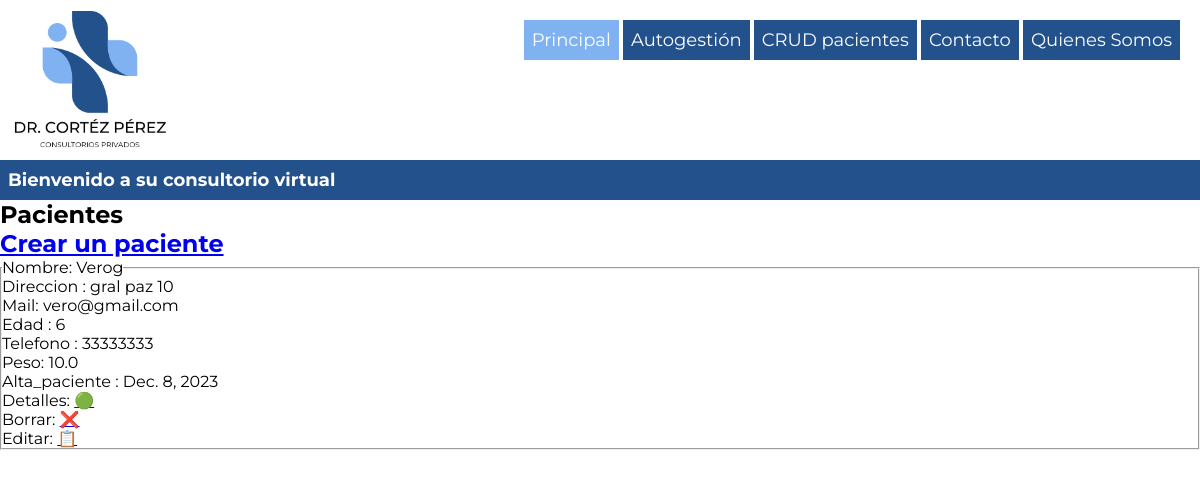
Page /paciente/ on the earlier database version.
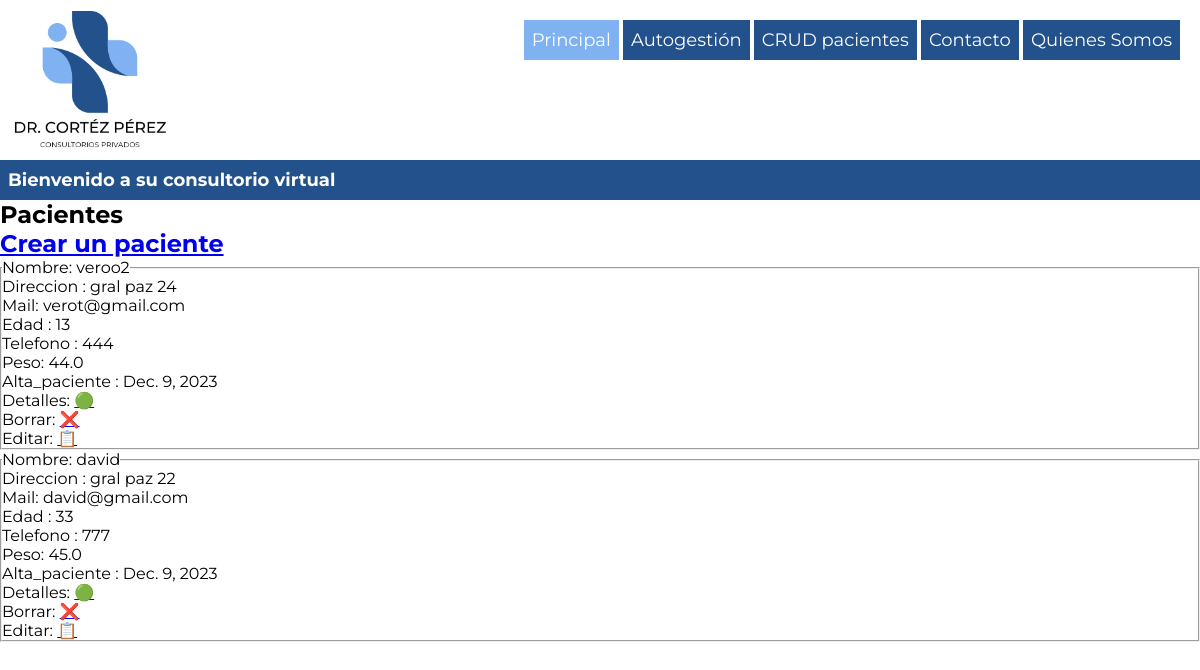
Same page on the later database version.
### app_consultorio/models.py (models this page shows, shortened)
class Paciente(Model):
    nombre_appellido  =  models.CharField(max_length=100,default="Desconocido")
    direccion  =  models.CharField(max_length=100)
    mail  =  models.EmailField(blank=False,null=False,default="no_email_contact@gmail.com")
    edad  = models.PositiveSmallIntegerField(blank=False,null=False)
    telefono  =  models.CharField(max_length=20)
    peso  = models.FloatField(blank=True, null=True)
    alta_paciente  = models.DateField(auto_now=True)
    class Meta:
        db_table = "consultorio_del_Dr"

### app_consultorio/views.py (the view)
# urls.py: path("", PacienteListView.as_view(), name="all"),
class PacienteListView(PacienteBaseView,ListView):
    """
    ESTO ME PERMITE CREAR UNA VISTA CON LOS paciente
    """

### app_consultorio/templates/paciente.html
{% extends 'base_template.html' %}
{% load static %}
{% block contenido %}
<main>
    <div>
      <h2>Pacientes</h2>
      <h2><a href="{% url 'paciente:create' %}">Crear un paciente</a></h2>
      <div class="list">
        {% for paciente in paciente_list %}
        <fieldset>
          <legend>Nombre: {{paciente.nombre_appellido}}</legend>
          <ul>
            <li>Direccion : {{paciente.direccion}}</li>
            <li>Mail: {{paciente.mail}}</li>
            <li>Edad : {{paciente.edad}}</li>
            <li>Telefono : {{paciente.telefono}}</li>
            <li>Peso: {{paciente.peso}}</li>
            <li>Alta_paciente : {{paciente.alta_paciente}}</li>
          </ul>
            <div>
                <label for="">Detalles: </label>
                <a href="{% url 'paciente:detail' paciente.id  %}">🟢</a>
            </div>
            <div>
                <label for="">Borrar: </label>
                <a href="{% url 'paciente:delete' paciente.id %}">❌</a>
            </div>
            <div>
                <label for="">Editar: </label>
                <a href="{% url 'paciente:update' paciente.id %}">📋</a>
            </div>
        </fieldset>
        {% endfor %}
      </div>
    </div>
  </main>
{% endblock %}

### templates/base_template.html (shortened to what this page needs)
{% load static %}
<!DOCTYPE html>
<html lang="es">
  <head>
    <link rel="stylesheet" href="{% static './css/style.css'%}" />
    <link rel="stylesheet" href="{% static './css/header.css'%}" />
    <link rel="stylesheet" href="{% static './css/footer.css'%}" />
    <link
      href="https://cdnjs.cloudflare.com/ajax/libs/font-awesome/5.10.0/css/all.min.css"
      rel="stylesheet"
    />
    <link
      rel="stylesheet"
      href="https://use.fontawesome.com/releases/v5.8.1/css/all.css"
    />
  </head>
  <body>
    <header>
      <nav>
        <a class="activo" href="/">Principal</a>
        <a href="{% url 'pacientes' %}">Autogestión</a>
        <a href="{% url 'paciente:all' %}">CRUD pacientes</a>
        <a href="./pages/contacto.html">Contacto</a>
        <a href="./pages/quienes_somos.html">Quienes Somos</a>
      </nav>
      <h1>Bienvenido a su consultorio virtual</h1>
    </header>
    {% block contenido %}
    {% endblock %}

### static/css/style.css (style rules this page uses)
* { font-family: 'Montserrat', sans-serif; margin: 0; padding: 0; box-sizing: border-box; }
:root { --azul-oscuro: #23518C; --azul-claro: #2C6CBF; --celeste: #80B2F2; --gris: #BFBFBD; --blanco: #FBFBFB; --rojo: #FBC899; font-size: 16px; scroll-behavior: smooth; }
body { background-color: white; }

### static/css/header.css (style rules this page uses)
header nav { height: 20vh; text-align: right; background-color: white; background-image: url("../media/imagenes/Logo.jpg"); background-size: contain; background-repeat: no-repeat; background-position-y: center; background-position-x: 10px; }
header nav a { text-decoration:none; color: inherit; font-size: 18px; display: inline-flex; flex-wrap: wrap; align-items: center; align-content: center; text-align: center; position: relative; top: 20px; right: 20px; padding: 8px; background-color: var(--azul-oscuro); height: 5vh; color: white; }
header nav a.activo { background-color: var(--celeste); }
h1 { width: 100%; background-color: var(--azul-oscuro); height: fit-content; min-height: 5vh; font-weight: bold; color: white; font-size: 18px; padding: 8px; display: flex; flex-wrap: wrap; align-items: center; align-content: center; }

Differences in the rows shown:
removed Paciente: nombre_appellido "Verog", direccion "gral paz 10", mail "vero@gmail.com", edad "6", telefono "33333333", peso "10.0", alta_paciente "Dec. 8, 2023"
added Paciente: nombre_appellido "veroo2", direccion "gral paz 24", mail "verot@gmail.com", edad "13", telefono "444", peso "44.0", alta_paciente "Dec. 9, 2023"
added Paciente: nombre_appellido "david", direccion "gral paz 22", mail "david@gmail.com", edad "33", telefono "777", peso "45.0", alta_paciente "Dec. 9, 2023"
